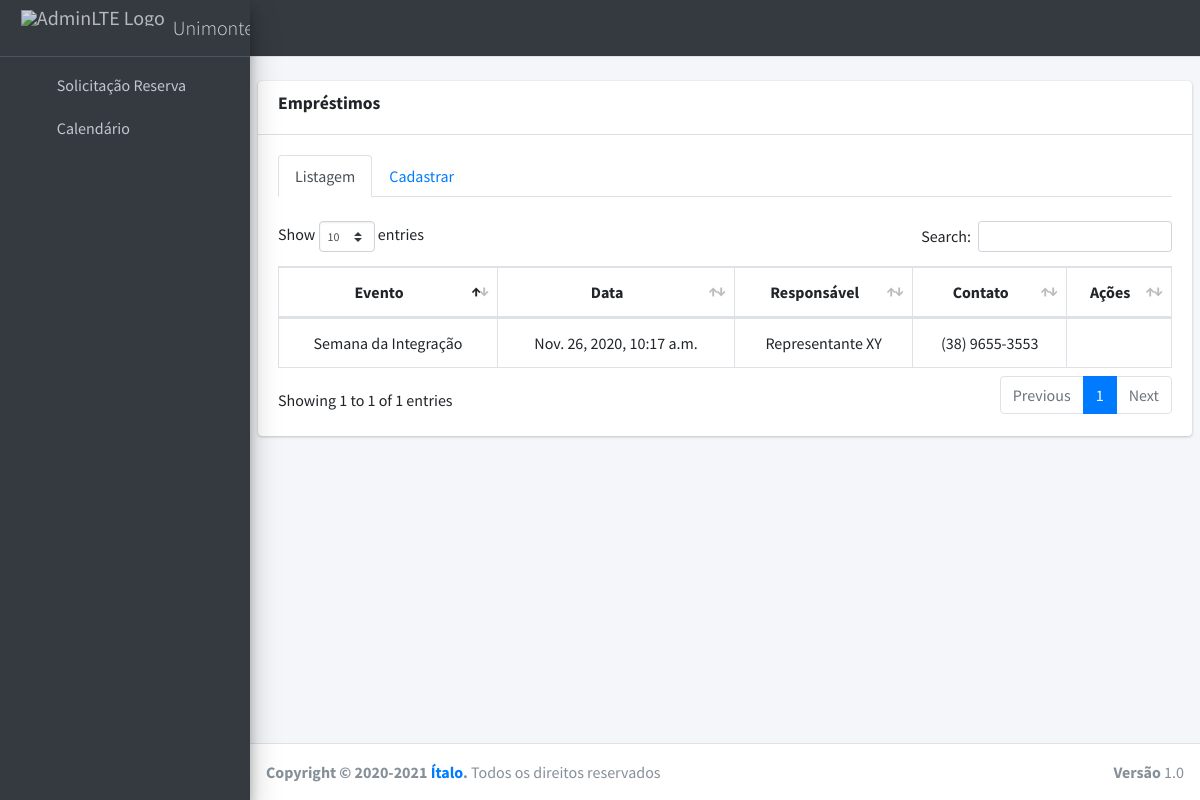
The app's page /panel/emprestimo/cadastrar with its own data.
### core/models.py (models this page shows, shortened)
class Emprestimo(models.Model):
    date = models.DateTimeField()
    evento = models.CharField(max_length=200)
    responsavel = models.CharField(max_length=100)
    email = models.EmailField()
    contato = models.CharField(max_length=15, blank=True)
    computador_codigo = models.ForeignKey(Computador, on_delete=models.SET_NULL, null=True)
    user_id = models.ForeignKey(CustomUsuario, on_delete=models.SET_NULL, null=True)

### core/views.py (the view, shortened to what this page needs)
# urls.py: path('panel/emprestimo/cadastrar', CreateEmprestimoView.as_view(), name='emprestimo-create'),
class CreateEmprestimoView(CreateView):
    form_class = EmprestimoForm
    template_name = 'panel/emprestimo/create.html'
    success_url = reverse_lazy('emprestimo-create')
    def get_context_data(self, **kwargs):
        context = super(CreateEmprestimoView, self).get_context_data(**kwargs)
        context['emprestimos'] = Emprestimo.objects.order_by('?').all()
        return context

### core/forms.py
class EmprestimoForm(forms.ModelForm):
    class Meta:
        model = Emprestimo
        fields = ('date', 'evento', 'responsavel', 'email', 'contato', 'computador_codigo')

### core/models.py (called while the page is built)
    def __str__(self):
        return str(self.codigo)

### core/templates/panel/emprestimo/create.html (shortened to what this page needs)
{% extends 'layouts/base.html' %}
{% load static %}
{% block head %}
<link rel="stylesheet" href="{% static 'plugins/datatables-bs4/css/dataTables.bootstrap4.min.css' %}">
<link rel="stylesheet" href="{% static 'plugins/datatables-responsive/css/responsive.bootstrap4.min.css' %}">
{% endblock %}
{% block layouts %}
    {% include 'layouts/navbar.html' %}
    {% include 'layouts/sidebar.html' %}
{% endblock %}
{% block content %}
{% load widget_tweaks %}
 <div class="content-wrapper">
    <br>
    <section class="content">
      <div class="card">
        <div class="card-header">
          <h3 class="card-title"><label>Empréstimos</label></h3>
        </div>
        <div class="card-body">
          <ul class="nav nav-tabs" id="custom-content-below-tab" role="tablist">
            <li class="nav-item">
              <a class="nav-link active" id="custom-content-below-home-tab" data-toggle="pill" href="#custom-content-below-home" role="tab" aria-controls="custom-content-below-home" aria-selected="true">Listagem</a>
            </li>
            <li class="nav-item">
              <a class="nav-link" id="custom-content-below-profile-tab" data-toggle="pill" href="#custom-content-below-profile" role="tab" aria-controls="custom-content-below-profile" aria-selected="false">Cadastrar</a>
            </li>
          </ul>
          <div class="tab-content" id="custom-content-below-tabContent">
            <div class="tab-pane fade show active" id="custom-content-below-home" role="tabpanel" aria-labelledby="custom-content-below-home-tab">
              <br>
              <table id="table-lab" class="table table-bordered table-hover dataTable">
                <thead>
                    <tr>
                        <th class="text-center">Evento</th>
                        <th class="text-center">Data</th>
                        <th class="text-center">Responsável</th>
                        <th class="text-center">Contato</th>
                        <th class="text-center">Ações</th>
                    </tr>
                </thead>
                <tbody>
                    {% for e in emprestimos %}
                        <tr>
                            <td>{{ e.evento }}</td>
                            <td>{{ e.date }}</td>
                            <td>{{ e.responsavel }}</td>
                            <td>{{ e.contato }}</td>
                            <td>
                                <a href="{% url 'emprestimo-detail' e.pk %}" title="Informações"><i class="far fa-eye"></i></a>
                            </td>
                        </tr>
                    {% endfor %}
                </tbody>
              </table>
           </div>
          </div>
        </div>
      </div>
    </section>
  </div>
{% endblock %}
{% block footer %}
    {% include 'layouts/footer.html' %}
{% endblock %}

### core/static/custom/custom.css (style rules this page uses)
td { text-align:center; vertical-align:middle; }

### records on screen
Emprestimo: evento "Semana da Integração", date "Nov. 26, 2020, 10:17 a.m.", responsavel "Representante XY", contato "(38) 9655-3553"
